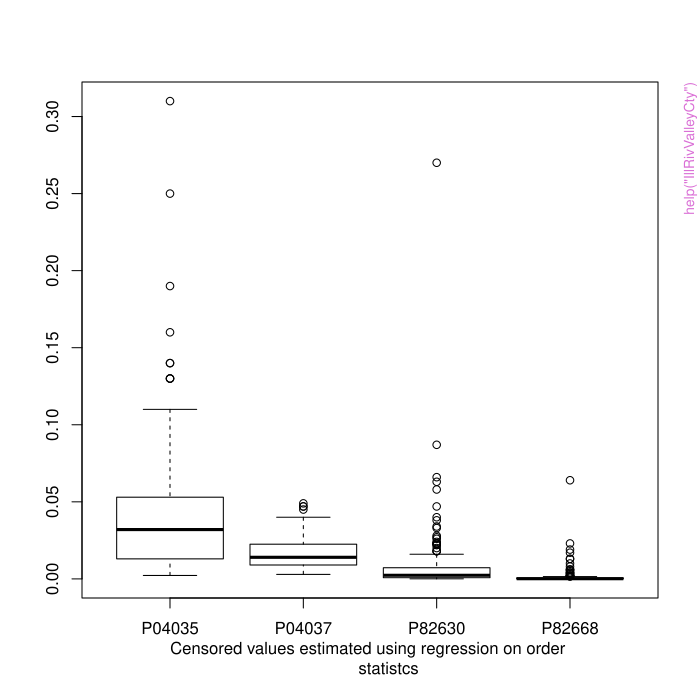

This figure's R source:
pkgname <- "seawaveQ"
source(file.path(R.home("share"), "R", "examples-header.R"))
options(warn = 1)
base::assign(".ExTimings", "seawaveQ-Ex.timings", pos = 'CheckExEnv')
base::cat("name\tuser\tsystem\telapsed\n", file=base::get(".ExTimings", pos = 'CheckExEnv'))
base::assign(".format_ptime",
function(x) {
  if(!is.na(x[4L])) x[1L] <- x[1L] + x[4L]
  if(!is.na(x[5L])) x[2L] <- x[2L] + x[5L]
  options(OutDec = '.')
  format(x[1L:3L], digits = 7L)
},
pos = 'CheckExEnv')

### * </HEADER>
library('seawaveQ')

base::assign(".oldSearch", base::search(), pos = 'CheckExEnv')
base::assign(".old_wd", base::getwd(), pos = 'CheckExEnv')
cleanEx()
nameEx("IllRivValleyCty")
### * IllRivValleyCty

flush(stderr()); flush(stdout())

base::assign(".ptime", proc.time(), pos = "CheckExEnv")
### Name: IllRivValleyCty
### Title: Water-quality data for 05586100 Illinois River at Valley City,
###   Ill.
### Aliases: IllRivValleyCty
### Keywords: datasets datasets

### ** Examples

data(swData)

# summary of water-quality concentrations
apply(IllRivValleyCty[,grep("P[[:digit:]]", 
dimnames(IllRivValleyCty)[[2]])], 2, summary)

# simple boxplot of water-quality concentrations
rosBoxPlot(IllRivValleyCty)

# same boxplot function with many additional plotting arguments
rosBoxPlot(IllRivValleyCty, 
           site="05586100 Illinois River at Valley City, Ill.", log="y", 
           yaxt="n", ylim=c(0.0000001, 1), qwcols=c("R", "P"), 
           ylab=c("Concentration, micrograms per liter"), col="skyblue1", 
           cex.axis=0.7, cex.sub=0.8, par(tcl=0.5, las=1, 
                                                        yaxs="i", 
                                                        mgp=c(3,0.5,0), 
                                                        mar=c(5,5,2,2),
                                                        cex.main=0.9))
axis(2, at=c(0.0000001, 0.000001, 0.00001, 0.0001, 0.001, 0.01, 0.1, 1), 
     labels=c("0.0000001", "0.000001", "0.00001", "0.0001", "0.001", "0.01", 
              "0.1", "1"), cex.axis=0.7)

# scatter plot of simazine concentrations
cenScatPlot(IllRivValleyCty, pname="04035")

# scatter plot with many additional plotting arguments
par(las=1, tcl=0.5)
cenScatPlot(IllRivValleyCty, pname="04035", 
            site="05586100 Illinois River at Valley City, Ill.",
            ylabel="Simazine concentration, in micrograms per liter", 
            legcex=0.7, 
            ylim=c(0,0.4), yaxs="i", cex.lab=0.9, cex.axis=0.9,
            xlim=c(as.Date("1996-01-01"), as.Date("2012-01-01")), 
            xaxs="i", xaxt="n")
axdates<-c("1996-01-01", "2000-01-01", "2004-01-01", "2008-01-01",
           "2012-01-01")
axis(1, as.Date(axdates), labels=c("1996", "2000", "2004", "2008",
                                   "2012"), cex.axis=0.9)

# Prometon scatter plot
cenScatPlot(IllRivValleyCty, pname="04037", 
            site="05586100 Illinois River at Valley City, Ill.",
            ylabel="Prometon concentration, in micrograms per liter", 
            legcex=0.7, 
            ylim=c(0,0.06), yaxs="i", cex.lab=0.9, cex.axis=0.9,
            xlim=c(as.Date("1996-01-01"), 
                   as.Date("2012-01-01")), xaxs="i", 
            xaxt="n")
axdates<-c("1996-01-01", "2000-01-01", "2004-01-01", "2008-01-01", 
           "2012-01-01")
axis(1, as.Date(axdates), labels=c("1996", "2000", "2004", "2008",
                                               "2012"), cex.axis=0.9)

# Metribuzin scatter plot
cenScatPlot(IllRivValleyCty, pname="82630", 
            site="05586100 Illinois River at Valley City, Ill.",
            ylabel="Metribuzin concentration, in micrograms per liter", 
            legcex=0.7, 
            ylim=c(0,0.3), yaxs="i", cex.lab=0.9, cex.axis=0.9,
            xlim=c(as.Date("1996-01-01"), 
                   as.Date("2012-01-01")), xaxs="i", 
            xaxt="n")
axdates<-c("1996-01-01", "2000-01-01", "2004-01-01", "2008-01-01", 
           "2012-01-01")
axis(1, as.Date(axdates), labels=c("1996", "2000", "2004", "2008",
                                               "2012"), cex.axis=0.9)
# EPTC scatter plot
cenScatPlot(IllRivValleyCty, pname="82668", 
            site="05586100 Illinois River at Valley City, Ill.",
            ylabel="EPTC concentration, in micrograms per liter", 
            legcex=0.7, ylim=c(0,0.08), yaxs="i", cex.lab=0.9, 
            cex.axis=0.9, xlim=c(as.Date("1996-01-01"), 
                   as.Date("2012-01-01")), xaxs="i", xaxt="n")
axdates<-c("1996-01-01", "2000-01-01", "2004-01-01", "2008-01-01", 
           "2012-01-01")
axis(1, as.Date(axdates), labels=c("1996", "2000", "2004", "2008","2012"), 
     cex.axis=0.9)



base::assign(".dptime", (proc.time() - get(".ptime", pos = "CheckExEnv")), pos = "CheckExEnv")
base::cat("IllRivValleyCty", base::get(".format_ptime", pos = 'CheckExEnv')(get(".dptime", pos = "CheckExEnv")), "\n", file=base::get(".ExTimings", pos = 'CheckExEnv'), append=TRUE, sep="\t")
graphics::par(get("par.postscript", pos = 'CheckExEnv'))
cleanEx()
nameEx("cenScatPlot")
### * cenScatPlot

flush(stderr()); flush(stdout())

base::assign(".ptime", proc.time(), pos = "CheckExEnv")
### Name: cenScatPlot
### Title: Scatter plot of water-quality data
### Aliases: cenScatPlot
### Keywords: hplot

### ** Examples

data(swData)
# scatter plot of Simazine concentrations
cenScatPlot(IllRivValleyCty, pname = "04035")
# scatter plot with many additional plotting arguments
par(las = 1, tcl = 0.5)
cenScatPlot(IllRivValleyCty, pname = "04035", 
            site = "05586100 Illinois River at Valley City, IL",
            ylabel = "Simazine concentration, in micrograms per liter", 
            legcex = 0.7, ylim = c(0, 0.4), yaxs = "i", cex.lab = 0.9, 
            cex.axis = 0.9, xlim = c(as.Date("1996-01-01", "%Y-%m-%d"), 
            as.Date("2012-01-01", "%Y-%m-%d")), xaxs = "i", xaxt = "n")
axdates <- c("1996-01-01", "2000-01-01", "2004-01-01", "2008-01-01",
           "2012-01-01")
axis(1, as.Date(axdates, "%Y-%m-%d"), 
     labels = c("1996", "2000", "2004", "2008", "2012"), cex.axis = 0.9)



base::assign(".dptime", (proc.time() - get(".ptime", pos = "CheckExEnv")), pos = "CheckExEnv")
base::cat("cenScatPlot", base::get(".format_ptime", pos = 'CheckExEnv')(get(".dptime", pos = "CheckExEnv")), "\n", file=base::get(".ExTimings", pos = 'CheckExEnv'), append=TRUE, sep="\t")
graphics::par(get("par.postscript", pos = 'CheckExEnv'))
cleanEx()
nameEx("combineData")
### * combineData

flush(stderr()); flush(stdout())

base::assign(".ptime", proc.time(), pos = "CheckExEnv")
### Name: combineData
### Title: Combine water-quality sample data and continuous ancillary
###   variables
### Aliases: combineData
### Keywords: manip

### ** Examples

data(swData)
MoRivOmaha <- combineData(qwdat = qwMoRivOmaha, cqwdat = cqwMoRivOmaha, 
qwcols = c("staid", "dates", "R", "P"))



base::assign(".dptime", (proc.time() - get(".ptime", pos = "CheckExEnv")), pos = "CheckExEnv")
base::cat("combineData", base::get(".format_ptime", pos = 'CheckExEnv')(get(".dptime", pos = "CheckExEnv")), "\n", file=base::get(".ExTimings", pos = 'CheckExEnv'), append=TRUE, sep="\t")
cleanEx()
nameEx("compwaveconv")
### * compwaveconv

flush(stderr()); flush(stdout())

base::assign(".ptime", proc.time(), pos = "CheckExEnv")
### Name: compwaveconv
### Title: Seasonal Wave Computation
### Aliases: compwaveconv
### Keywords: datagen

### ** Examples

# evaluate seasonal wave for specified decimal seasons
# these example decimal dates represent days at points 0.25, 0.5, and 
# 0.75 percent of the way through the year and the end of the year
dseas <- c(0.25, 0.5, 0.75, 1)
swave <- compwaveconv(cmaxt = 0.483, jmod = 2, hlife = 4)
swave[floor(360 * dseas)]
plot(seq(0, 1, 1/360), swave, typ = "l")



base::assign(".dptime", (proc.time() - get(".ptime", pos = "CheckExEnv")), pos = "CheckExEnv")
base::cat("compwaveconv", base::get(".format_ptime", pos = 'CheckExEnv')(get(".dptime", pos = "CheckExEnv")), "\n", file=base::get(".ExTimings", pos = 'CheckExEnv'), append=TRUE, sep="\t")
cleanEx()
nameEx("cqwMoRivOmaha")
### * cqwMoRivOmaha

flush(stderr()); flush(stdout())

base::assign(".ptime", proc.time(), pos = "CheckExEnv")
### Name: cqwMoRivOmaha
### Title: Continuously monitored (daily) data for 06610000 Missouri River
###   at Omaha, Neb.
### Aliases: cqwMoRivOmaha
### Keywords: datasets datasets

### ** Examples

  data(swData)
  
  # summary of water-quality concentrations
  apply(cqwMoRivOmaha[,3:8], 2, summary)



base::assign(".dptime", (proc.time() - get(".ptime", pos = "CheckExEnv")), pos = "CheckExEnv")
base::cat("cqwMoRivOmaha", base::get(".format_ptime", pos = 'CheckExEnv')(get(".dptime", pos = "CheckExEnv")), "\n", file=base::get(".ExTimings", pos = 'CheckExEnv'), append=TRUE, sep="\t")
cleanEx()
nameEx("examplecavdat")
### * examplecavdat

flush(stderr()); flush(stdout())

base::assign(".ptime", proc.time(), pos = "CheckExEnv")
### Name: examplecavdat
### Title: Example continuous ancillary variable data.
### Aliases: examplecavdat
### Keywords: datasets datasets

### ** Examples

data(swData)
head(examplecavdat)



base::assign(".dptime", (proc.time() - get(".ptime", pos = "CheckExEnv")), pos = "CheckExEnv")
base::cat("examplecavdat", base::get(".format_ptime", pos = 'CheckExEnv')(get(".dptime", pos = "CheckExEnv")), "\n", file=base::get(".ExTimings", pos = 'CheckExEnv'), append=TRUE, sep="\t")
cleanEx()
nameEx("examplecavmat")
### * examplecavmat

flush(stderr()); flush(stdout())

base::assign(".ptime", proc.time(), pos = "CheckExEnv")
### Name: examplecavmat
### Title: Example continuous ancillary variable matrix.
### Aliases: examplecavmat
### Keywords: datasets

### ** Examples

data(swData)
head(examplecavmat)



base::assign(".dptime", (proc.time() - get(".ptime", pos = "CheckExEnv")), pos = "CheckExEnv")
base::cat("examplecavmat", base::get(".format_ptime", pos = 'CheckExEnv')(get(".dptime", pos = "CheckExEnv")), "\n", file=base::get(".ExTimings", pos = 'CheckExEnv'), append=TRUE, sep="\t")
cleanEx()
nameEx("examplecdatsub")
### * examplecdatsub

flush(stderr()); flush(stdout())

base::assign(".ptime", proc.time(), pos = "CheckExEnv")
### Name: examplecdatsub
### Title: Example water-quality data.
### Aliases: examplecdatsub
### Keywords: datasets

### ** Examples

  data(swData)
  head(examplecdatsub)



base::assign(".dptime", (proc.time() - get(".ptime", pos = "CheckExEnv")), pos = "CheckExEnv")
base::cat("examplecdatsub", base::get(".format_ptime", pos = 'CheckExEnv')(get(".dptime", pos = "CheckExEnv")), "\n", file=base::get(".ExTimings", pos = 'CheckExEnv'), append=TRUE, sep="\t")
cleanEx()
nameEx("examplecentmp")
### * examplecentmp

flush(stderr()); flush(stdout())

base::assign(".ptime", proc.time(), pos = "CheckExEnv")
### Name: examplecentmp
### Title: Example logical vector.
### Aliases: examplecentmp

### ** Examples

data(swData)
examplecentmp



base::assign(".dptime", (proc.time() - get(".ptime", pos = "CheckExEnv")), pos = "CheckExEnv")
base::cat("examplecentmp", base::get(".format_ptime", pos = 'CheckExEnv')(get(".dptime", pos = "CheckExEnv")), "\n", file=base::get(".ExTimings", pos = 'CheckExEnv'), append=TRUE, sep="\t")
cleanEx()
nameEx("exampleclog")
### * exampleclog

flush(stderr()); flush(stdout())

base::assign(".ptime", proc.time(), pos = "CheckExEnv")
### Name: exampleclog
### Title: Example of logarithmically transformed concentration data.
### Aliases: exampleclog

### ** Examples

data(swData)
exampleclog



base::assign(".dptime", (proc.time() - get(".ptime", pos = "CheckExEnv")), pos = "CheckExEnv")
base::cat("exampleclog", base::get(".format_ptime", pos = 'CheckExEnv')(get(".dptime", pos = "CheckExEnv")), "\n", file=base::get(".ExTimings", pos = 'CheckExEnv'), append=TRUE, sep="\t")
cleanEx()
nameEx("exampleqwcols")
### * exampleqwcols

flush(stderr()); flush(stdout())

base::assign(".ptime", proc.time(), pos = "CheckExEnv")
### Name: exampleqwcols
### Title: Example data indicators.
### Aliases: exampleqwcols

### ** Examples

  data(swData)
  exampleqwcols



base::assign(".dptime", (proc.time() - get(".ptime", pos = "CheckExEnv")), pos = "CheckExEnv")
base::cat("exampleqwcols", base::get(".format_ptime", pos = 'CheckExEnv')(get(".dptime", pos = "CheckExEnv")), "\n", file=base::get(".ExTimings", pos = 'CheckExEnv'), append=TRUE, sep="\t")
cleanEx()
nameEx("examplestpars")
### * examplestpars

flush(stderr()); flush(stdout())

base::assign(".ptime", proc.time(), pos = "CheckExEnv")
### Name: examplestpars
### Title: Example matrix for internal use.
### Aliases: examplestpars

### ** Examples

  data(swData)
  examplestpars



base::assign(".dptime", (proc.time() - get(".ptime", pos = "CheckExEnv")), pos = "CheckExEnv")
base::cat("examplestpars", base::get(".format_ptime", pos = 'CheckExEnv')(get(".dptime", pos = "CheckExEnv")), "\n", file=base::get(".ExTimings", pos = 'CheckExEnv'), append=TRUE, sep="\t")
cleanEx()
nameEx("exampletndlin")
### * exampletndlin

flush(stderr()); flush(stdout())

base::assign(".ptime", proc.time(), pos = "CheckExEnv")
### Name: exampletndlin
### Title: Example numeric vector used internally.
### Aliases: exampletndlin

### ** Examples

data(swData)
head(exampletndlin)



base::assign(".dptime", (proc.time() - get(".ptime", pos = "CheckExEnv")), pos = "CheckExEnv")
base::cat("exampletndlin", base::get(".format_ptime", pos = 'CheckExEnv')(get(".dptime", pos = "CheckExEnv")), "\n", file=base::get(".ExTimings", pos = 'CheckExEnv'), append=TRUE, sep="\t")
cleanEx()
nameEx("exampletndlinpr")
### * exampletndlinpr

flush(stderr()); flush(stdout())

base::assign(".ptime", proc.time(), pos = "CheckExEnv")
### Name: exampletndlinpr
### Title: Example numeric vector used internally.
### Aliases: exampletndlinpr

### ** Examples

data(swData)
head(exampletndlinpr)



base::assign(".dptime", (proc.time() - get(".ptime", pos = "CheckExEnv")), pos = "CheckExEnv")
base::cat("exampletndlinpr", base::get(".format_ptime", pos = 'CheckExEnv')(get(".dptime", pos = "CheckExEnv")), "\n", file=base::get(".ExTimings", pos = 'CheckExEnv'), append=TRUE, sep="\t")
cleanEx()
nameEx("exampletseas")
### * exampletseas

flush(stderr()); flush(stdout())

base::assign(".ptime", proc.time(), pos = "CheckExEnv")
### Name: exampletseas
### Title: Example numeric vector used internally.
### Aliases: exampletseas

### ** Examples

data(swData)
head(exampletseas)



base::assign(".dptime", (proc.time() - get(".ptime", pos = "CheckExEnv")), pos = "CheckExEnv")
base::cat("exampletseas", base::get(".format_ptime", pos = 'CheckExEnv')(get(".dptime", pos = "CheckExEnv")), "\n", file=base::get(".ExTimings", pos = 'CheckExEnv'), append=TRUE, sep="\t")
cleanEx()
nameEx("exampletseaspr")
### * exampletseaspr

flush(stderr()); flush(stdout())

base::assign(".ptime", proc.time(), pos = "CheckExEnv")
### Name: exampletseaspr
### Title: Example numeric vector used internally.
### Aliases: exampletseaspr

### ** Examples

data(swData)
head(exampletseaspr)



base::assign(".dptime", (proc.time() - get(".ptime", pos = "CheckExEnv")), pos = "CheckExEnv")
base::cat("exampletseaspr", base::get(".format_ptime", pos = 'CheckExEnv')(get(".dptime", pos = "CheckExEnv")), "\n", file=base::get(".ExTimings", pos = 'CheckExEnv'), append=TRUE, sep="\t")
cleanEx()
nameEx("exampletyr")
### * exampletyr

flush(stderr()); flush(stdout())

base::assign(".ptime", proc.time(), pos = "CheckExEnv")
### Name: exampletyr
### Title: Example numeric vector used internally.
### Aliases: exampletyr

### ** Examples

data(swData)
head(exampletyr)



base::assign(".dptime", (proc.time() - get(".ptime", pos = "CheckExEnv")), pos = "CheckExEnv")
base::cat("exampletyr", base::get(".format_ptime", pos = 'CheckExEnv')(get(".dptime", pos = "CheckExEnv")), "\n", file=base::get(".ExTimings", pos = 'CheckExEnv'), append=TRUE, sep="\t")
cleanEx()
nameEx("exampletyrpr")
### * exampletyrpr

flush(stderr()); flush(stdout())

base::assign(".ptime", proc.time(), pos = "CheckExEnv")
### Name: exampletyrpr
### Title: Example numeric vector used internally.
### Aliases: exampletyrpr

### ** Examples

data(swData)
head(exampletyrpr)



base::assign(".dptime", (proc.time() - get(".ptime", pos = "CheckExEnv")), pos = "CheckExEnv")
base::cat("exampletyrpr", base::get(".format_ptime", pos = 'CheckExEnv')(get(".dptime", pos = "CheckExEnv")), "\n", file=base::get(".ExTimings", pos = 'CheckExEnv'), append=TRUE, sep="\t")
cleanEx()
nameEx("fitMod")
### * fitMod

flush(stderr()); flush(stdout())

base::assign(".ptime", proc.time(), pos = "CheckExEnv")
### Name: fitMod
### Title: Internal function that fits the seawaveQ model.
### Aliases: fitMod
### Keywords: models regression survival ts

### ** Examples

data(swData)
myRes <- fitMod(cdatsub=examplecdatsub, cavdat=examplecavdat, 
yrstart=1995, yrend=2003, tndbeg=1995, tndend=2003, tanm="myfit3", 
pnames=c("04041"), qwcols=c("R", "P"))



base::assign(".dptime", (proc.time() - get(".ptime", pos = "CheckExEnv")), pos = "CheckExEnv")
base::cat("fitMod", base::get(".format_ptime", pos = 'CheckExEnv')(get(".dptime", pos = "CheckExEnv")), "\n", file=base::get(".ExTimings", pos = 'CheckExEnv'), append=TRUE, sep="\t")
cleanEx()
nameEx("fitMod2")
### * fitMod2

flush(stderr()); flush(stdout())

base::assign(".ptime", proc.time(), pos = "CheckExEnv")
### Name: fitMod2
### Title: Internal function that fits the seawaveQ model with restricted
###   cubic splines.
### Aliases: fitMod2
### Keywords: models multivariate regression survival ts

### ** Examples

data(swData)
myRes <- fitMod2(cdatsub = examplecdatsub, cavdat = examplecavdat, 
yrstart = 1995, yrend = 2003, tndbeg = 1995, tndend = 2003, 
tanm = "myfit3", pnames = c("04041"), qwcols = c("R", "P"),
mclass = 2, numknots = 4)



base::assign(".dptime", (proc.time() - get(".ptime", pos = "CheckExEnv")), pos = "CheckExEnv")
base::cat("fitMod2", base::get(".format_ptime", pos = 'CheckExEnv')(get(".dptime", pos = "CheckExEnv")), "\n", file=base::get(".ExTimings", pos = 'CheckExEnv'), append=TRUE, sep="\t")
cleanEx()
nameEx("fitswavecav")
### * fitswavecav

flush(stderr()); flush(stdout())

base::assign(".ptime", proc.time(), pos = "CheckExEnv")
### Name: fitswavecav
### Title: Fit seasonal wave and continuous ancillary data for trend
###   analysis
### Aliases: fitswavecav
### Keywords: models regression survival ts

### ** Examples

data(swData)
modMoRivOmaha<-combineData(qwdat=qwMoRivOmaha, cqwdat=cqwMoRivOmaha)
myfit1 <- fitswavecav(cdat=modMoRivOmaha, cavdat=cqwMoRivOmaha,
tanm="myfit1", pnames=c("04035", "04037", "04041"), yrstart=1995,
yrend=2003, tndbeg=1995, tndend=2003, iwcav=c("flowa30","flowa1"),
dcol="dates", qwcols=c("R","P"))
 ## Not run: 
##D myfit2 <- fitswavecav(cdat=modMoRivOmaha, cavdat=cqwMoRivOmaha,
##D tanm="myfit2", pnames=c("04035", "04037", "04041"), yrstart=1995,
##D yrend=2003, tndbeg=1995, tndend=2003, iwcav=c("seda30","seda1"),
##D dcol="dates", qwcols=c("R","P"))
##D myfit3 <- fitswavecav(cdat=modMoRivOmaha, cavdat=cqwMoRivOmaha,
##D tanm="myfit3", pnames=c("04035", "04037", "04041"), yrstart=1995,
##D yrend=2003, tndbeg=1995, tndend=2003, iwcav=c("flowa30","flowa1",
##D "seda30", "seda1"), dcol="dates", qwcols=c("R","P"))
## End(Not run)
# trend model results
myfit1[[1]]
# example regression call
myfit1[[2]][[1]]
# first few lines of observed concentrations
head(myfit1[[3]])
# first few lines of predicted concentrations
head(myfit1[[4]])
# summary statistics for predicted concentrations
head(myfit1[[5]])



base::assign(".dptime", (proc.time() - get(".ptime", pos = "CheckExEnv")), pos = "CheckExEnv")
base::cat("fitswavecav", base::get(".format_ptime", pos = 'CheckExEnv')(get(".dptime", pos = "CheckExEnv")), "\n", file=base::get(".ExTimings", pos = 'CheckExEnv'), append=TRUE, sep="\t")
cleanEx()
nameEx("prepData")
### * prepData

flush(stderr()); flush(stdout())

base::assign(".ptime", proc.time(), pos = "CheckExEnv")
### Name: prepData
### Title: Prepares concentration data and continuous ancillary data
### Aliases: prepData
### Keywords: manip

### ** Examples

data(swData)
modMoRivOmaha<-combineData(qwdat=qwMoRivOmaha, cqwdat=cqwMoRivOmaha)
preppedDat <- prepData(modMoRivOmaha, cqwMoRivOmaha, yrstart=1995, 
yrend=2003, dcol="dates", pnames=c("04035", "04037", "04041"),  
iwcav=c("flowa30","flowa1"), qwcols=c("R","P"))



base::assign(".dptime", (proc.time() - get(".ptime", pos = "CheckExEnv")), pos = "CheckExEnv")
base::cat("prepData", base::get(".format_ptime", pos = 'CheckExEnv')(get(".dptime", pos = "CheckExEnv")), "\n", file=base::get(".ExTimings", pos = 'CheckExEnv'), append=TRUE, sep="\t")
cleanEx()
nameEx("rosBoxPlot")
### * rosBoxPlot

flush(stderr()); flush(stdout())

base::assign(".ptime", proc.time(), pos = "CheckExEnv")
### Name: rosBoxPlot
### Title: Boxplot of water-quality data
### Aliases: rosBoxPlot
### Keywords: hplot

### ** Examples

data(swData)
# summary of water-quality concentrations
apply(IllRivValleyCty[, grep("P[[:digit:]]", 
      dimnames(IllRivValleyCty)[[2]])], 2, summary)
# simple boxplot of water-quality concentrations
rosBoxPlot(IllRivValleyCty)
# same boxplot function with many additional plotting arguments
rosBoxPlot(IllRivValleyCty, 
           site="05586100 Illinois River at Valley City, IL", 
           log="y", yaxt="n", ylim=c(0.0000001, 1), qwcols=c("R", "P"),
           ylab=c("Concentration, micrograms per liter"), 
           col="skyblue1", cex.axis=0.7, cex.sub=0.8, 
           par(tcl=0.5, las=1, yaxs="i", mgp=c(3, 0.5, 0), 
               mar=c(5, 5, 2, 2),cex.main=0.9))
axis(2, 
     at=c(0.0000001, 0.000001, 0.00001, 0.0001, 0.001, 0.01, 0.1, 1), 
     labels=c("0.0000001", "0.000001","0.00001", "0.0001", "0.001",
              "0.01", "0.1", "1"), cex.axis=0.7)



base::assign(".dptime", (proc.time() - get(".ptime", pos = "CheckExEnv")), pos = "CheckExEnv")
base::cat("rosBoxPlot", base::get(".format_ptime", pos = 'CheckExEnv')(get(".dptime", pos = "CheckExEnv")), "\n", file=base::get(".ExTimings", pos = 'CheckExEnv'), append=TRUE, sep="\t")
graphics::par(get("par.postscript", pos = 'CheckExEnv'))
cleanEx()
nameEx("seawaveQPlots")
### * seawaveQPlots

flush(stderr()); flush(stdout())

base::assign(".ptime", proc.time(), pos = "CheckExEnv")
### Name: seawaveQPlots
### Title: Internal function that generates plots of data and model
###   results.
### Aliases: seawaveQPlots
### Keywords: dplot hplot

### ** Examples

data(swData)
myPlots <- seawaveQPlots(stpars=examplestpars, cmaxt=0.4808743, 
tseas=exampletseas, tseaspr=exampletseaspr, tndlin=exampletndlin,
tndlinpr=exampletndlinpr, cdatsub=examplecdatsub, cavdat=examplecavdat, 
cavmat=examplecavmat, clog=exampleclog, centmp=examplecentmp, 
yrstart=1995, yrend=2003, tyr=exampletyr, tyrpr=exampletyrpr, 
pnames=c("04041"), tanm="examplePlots04041")



base::assign(".dptime", (proc.time() - get(".ptime", pos = "CheckExEnv")), pos = "CheckExEnv")
base::cat("seawaveQPlots", base::get(".format_ptime", pos = 'CheckExEnv')(get(".dptime", pos = "CheckExEnv")), "\n", file=base::get(".ExTimings", pos = 'CheckExEnv'), append=TRUE, sep="\t")
cleanEx()
nameEx("seawaveQPlots2")
### * seawaveQPlots2

flush(stderr()); flush(stdout())

base::assign(".ptime", proc.time(), pos = "CheckExEnv")
### Name: seawaveQPlots2
### Title: Internal function that generates plots of data and model
###   results.
### Aliases: seawaveQPlots2
### Keywords: dplot hplot

### ** Examples

data(swData)
myPlots <- seawaveQPlots(stpars=examplestpars, cmaxt=0.4808743, 
tseas=exampletseas, tseaspr=exampletseaspr, tndlin=exampletndlin,
tndlinpr=exampletndlinpr, cdatsub=examplecdatsub, cavdat=examplecavdat, 
cavmat=examplecavmat, clog=exampleclog, centmp=examplecentmp, 
yrstart=1995, yrend=2003, tyr=exampletyr, tyrpr=exampletyrpr, 
pnames=c("04041"), tanm="examplePlots04041", mclass = 2, numknots = 4)



base::assign(".dptime", (proc.time() - get(".ptime", pos = "CheckExEnv")), pos = "CheckExEnv")
base::cat("seawaveQPlots2", base::get(".format_ptime", pos = 'CheckExEnv')(get(".dptime", pos = "CheckExEnv")), "\n", file=base::get(".ExTimings", pos = 'CheckExEnv'), append=TRUE, sep="\t")
### * <FOOTER>
###
cleanEx()
options(digits = 7L)
base::cat("Time elapsed: ", proc.time() - base::get("ptime", pos = 'CheckExEnv'),"\n")
grDevices::dev.off()
###
### Local variables: ***
### mode: outline-minor ***
### outline-regexp: "\\(> \\)?### [*]+" ***
### End: ***
quit('no')
